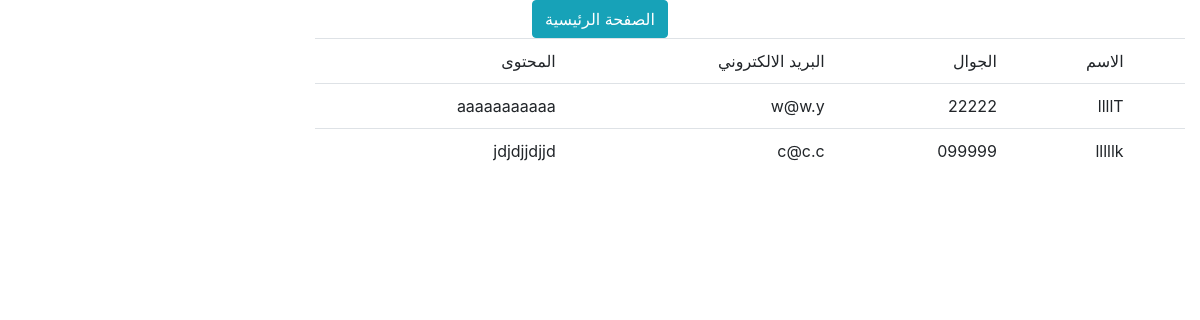
Page /admin/contact.php on the committed database.
### tables this page shows
CREATE TABLE `contact` (
  `id` int(11) NOT NULL,
  `name` varchar(200) NOT NULL,
  `phone` varchar(100) NOT NULL,
  `email` varchar(200) NOT NULL,
  `depart` int(11) NOT NULL,
  `title` varchar(250) NOT NULL,
  `contc` varchar(250) NOT NULL
);

### config/database.php (called while the page is built, shortened)
<?php
class DBConnection{
   function __construct() {
       $this->db=new PDO("mysql:host=localhost;dbname=comp2","root","");
   }
}

### config/admin.php (called while the page is built, shortened)
<?php
require "database.php";
class Admin  extends DBConnection{
    public function contact(){
        $sql=$this->db->prepare("SELECT * FROM contact");
        $sql->execute();
        return $sql;
    }
}

### admin/contact.php (the view, shortened to what this page needs)
<?php
require '../config/admin.php';
$admin =new Admin();
$res=$admin->contact();
?>
<html>
    <head>
    <link rel="stylesheet" href="https://stackpath.bootstrapcdn.com/bootstrap/4.4.1/css/bootstrap.min.css">
    </head>
    <body dir="rtl">
        <header>
        <div class="container">
                <div class="row justify-content-center">
                    <a href="index.php" class="btn btn-info" >الصفحة الرئيسية </a>
                </div>
            </div>
        </header>
        <section>
            <div class="conatiner">
                <div class="col-9">
                    <table class="table">
                        <thead>
                            <tr>
                            <td></td>
                            <td>الاسم</td>
                            <td>الجوال</td>
                            <td>البريد الالكتروني</td>
                            <td>المحتوى</td>
                            </tr>
                        </thead>
                        <tbody>
                            <?php
                             if($res->rowCount()>0){
                                 foreach($res as $r){
                                     echo '
                                      <tr>
                                       <td></td>
                                       <td>'.$r['name'].'</td>
                                       <td>'.$r['phone'].'</td>
                                       <td>'.$r['email'].'</td>
                                       <td>'.$r['contc'].'</td>
                                      </tr>
                                     ';
                                 }
                             }
                            ?>
                        </tbody>
                    </table>
                </div>
            </div>
        </section>
    </body>
</html>

### rows in the picture
contact: name "llllT", phone "22222", email "w@w.y", contc "aaaaaaaaaaa"
contact: name "lllllk", phone "099999", email "c@c.c", contc "jdjdjjdjjd"
